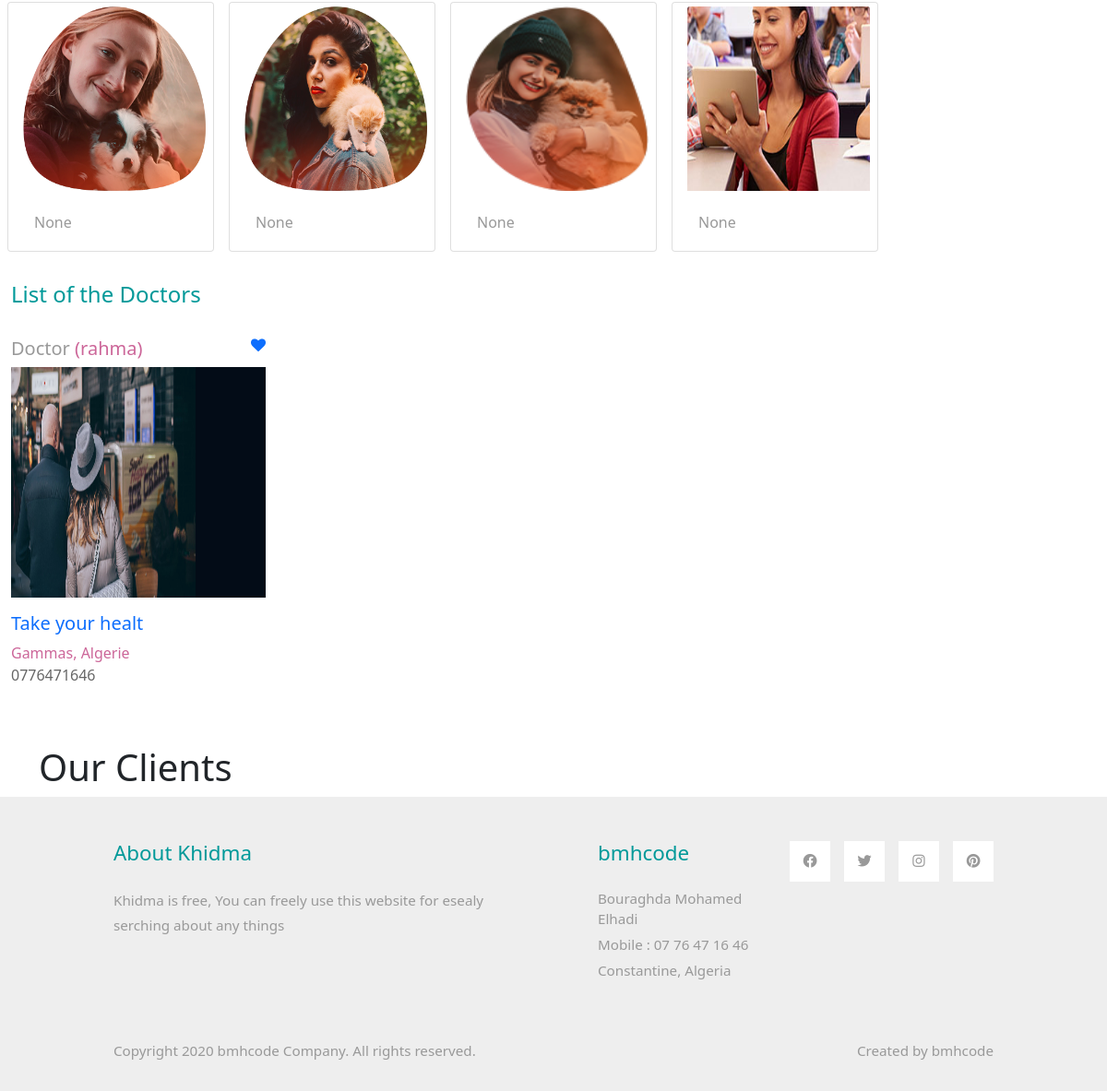
The app's page /benayache-m/ (lower part), older data.
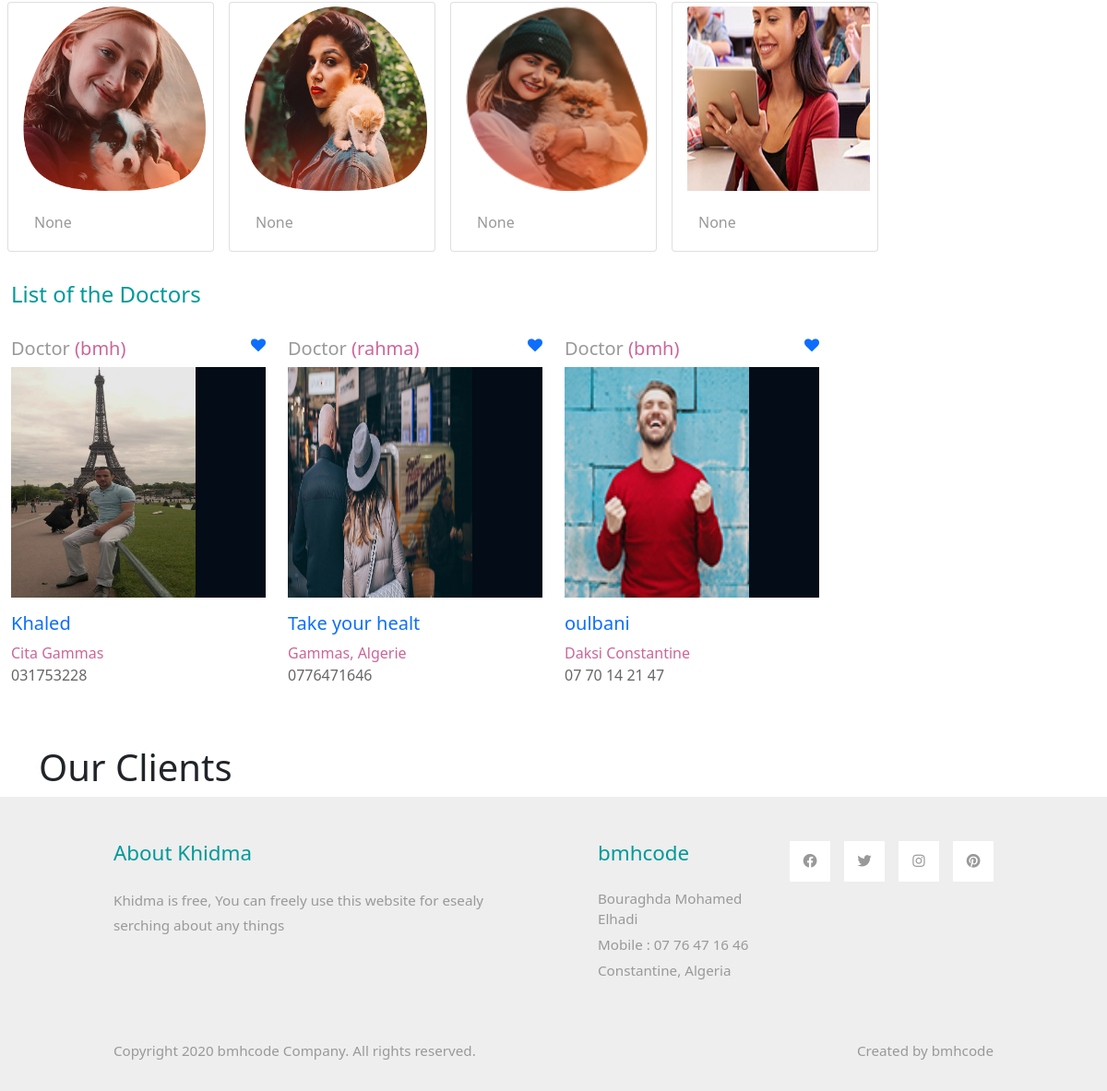
The same page, newer data.
### app/models.py (models this page shows, shortened)
class PostImages(models.Model):
    post  = models.ForeignKey(Post, on_delete=models.SET_NULL, null=True, related_name='post', verbose_name=_("post"))
    image = models.ImageField(upload_to='images of post/', default='default_image.jpg') #/%y/%m/%d')
    libellé = models.CharField(max_length=64, blank=True, null=True, verbose_name=_("libellé"))
    date = models.DateTimeField(auto_now_add=True)
    class Meta:
        verbose_name_plural = "Post images"

class Post(models.Model):
    user = models.ForeignKey(User, on_delete=models.SET_NULL, null=True, verbose_name=_("User"))
    category = models.ForeignKey(Category, on_delete=models.SET_NULL, null=True, related_name="category", verbose_name=_("Category"))
    title  = models.CharField(max_length=100, default='', help_text='Title of post', verbose_name = _("title"), unique=True)
    address = models.CharField(max_length=200, default='', help_text='Address of post', verbose_name = _("Address"))
    ville = models.IntegerField(choices = VILLE, verbose_name=_('Ville'))
    email = models.EmailField(max_length=255,blank=True, null=True,  default="", help_text='yourmail@gmail.com', verbose_name=_("Email address"))
    phone  = models.CharField(max_length=20, verbose_name = _("phone"))
    description = models.TextField(blank=True, null=True, default='', help_text='Informations about your post', verbose_name =_('Description')) #description = RichTextField(blank=True, null=True)
    slug  = models.SlugField(blank=True, null=True, unique=True, help_text = 'Unique value for post page URL, created from name.')
    image = models.ImageField(blank=True, upload_to='post images/', default='post.jpg',  verbose_name=_('Image')) #,default='media/placeholder.png')
    is_active = models.BooleanField(default=True, verbose_name=_("is active"))
    posted_at = models.DateTimeField(auto_now_add=True, verbose_name=_('Posted at')) #, default = timezone.now)
    updated_at = models.DateTimeField(auto_now=True, verbose_name=_('Updated at'))
    stars = models.IntegerField(default=0, verbose_name=_('Nomber of Stars'))
    stars_begin = models.DateTimeField(blank=True, null=True, verbose_name=_('Stars date'))
    stars_days = models.IntegerField( default=0, verbose_name=_('Stars days'))
    skills = models.CharField(max_length=100, default='', help_text='My skills', verbose_name = _("skills"))
    note  = models.CharField(max_length=1000, null=True,verbose_name = _("note"))
    class Meta:
        db_table = 'postes'
        ordering = ['title']
        verbose_name_plural = 'Posts'
    def get_absolute_url(self):
        return reverse("app:post-detail", kwargs = {"slug": self.slug})
    @property
    def imageURL(self):
        try:
            url = self.image.url
        except:
            url = ''
        return url

class Category(models.Model):
    name  = models.CharField(max_length=50, verbose_name=_("name"), default='', help_text='name of catygory')
    slug  = models.SlugField(blank=True, null=True, unique=True, help_text = 'Unique value for category page URL, created from name.')
    image = models.ImageField(upload_to='Category images/', blank=True, null=True, default='category.jpg')
    is_active = models.BooleanField(default=True)
    def __str__(self):
        return self.name
    class Meta:
        db_table = 'categories'
        ordering = ['name']
        verbose_name_plural= 'Categories'

### userauths/models.py (models this page shows, shortened)
class User(AbstractUser):
    username = models.CharField(max_length=100, unique=True, verbose_name=_('username'))
    email = models.EmailField(blank=True, null=True, verbose_name=_('email'))
    image = models.ImageField(blank=True, null=True, upload_to='users/', default='user.jpg', verbose_name=_('Image')) #,default='media/placeholder.png')
    bio = models.CharField(max_length=100, blank=True, verbose_name=_('bio'))
    USERNAME_FIELD = "username"
    def __str__(self):
        return self.username

### app/views.py (the view)
# urls.py: path('<slug:slug>/',PostDetail.as_view(), name="post-detail"),
class PostDetail(DetailView):
    model = Post
    def get_context_data(self, **kwargs):
        context = super().get_context_data(**kwargs)
        post = self.get_object()
        context['related_posts'] = Post.objects.filter(category=post.category).exclude(slug=post.slug)[:4]
        return context

### templates/app/post_detail.html (shortened to what this page needs)
{% extends "app/base.html" %}
{% load static %}
{% block body %}
<div class="container-fluid tm-container-content tm-mt-60">
        <div class="row mb-4">
                {% for img in post.post.all  %}
                    <div class="card m-2" style="width: 14rem;">
                        <img src="{{ img.image.url }}" style="height: 200px;" class="card-img-top m-1" alt="...">
                        <div class="card-body">
                            <p class="card-text">{{ img.libellé }}</p>
                        </div>
                    </div>
                {% endfor %}
        </div>
        <div class="row mb-4">
            <h4 class="col-12 tm-text-primary">List of the {{post.category}}s </h4>
        </div>
        <div class="row mb-3 tm-gallery">
            {% for post in related_posts  %}
                <div class="col-xl-3 col-lg-4 col-md-6 col-sm-6 col-12 mb-5">
                <div class="d-flex justify-content-between tm-text-gray">
                    <h5>{{ post.category }} <span class="tm-text-secondary">({{ post.user }})</span></h5>
                    <a class="fa fa-heart" href="{% url 'app:add-to-wishlist' %}?post_slug={{post.slug}}"></a>
                </div>
                <figure class="effect-ming tm-video-item">
                    <img src="{{ post.imageURL }}" alt="Image" class="img-fluid" style="height: 250px; width: 200px;">
                    <figcaption class="d-flex align-items-center justify-content-center">
                    </figcaption>
                </figure>
                <h5><a href="{{ post.get_absolute_url }}">{{ post.title }}</a></h5>
                <span class="tm-text-secondary">{{ post.address }}</span> <br>
                <div class="d-flex justify-content-between tm-text-gray">
                    <span class="tm-text-gray-dark">{{ post.phone }}</span>
                </div>
                            </div>
            {% empty %}
                <p> There is no more {{post.category}}s </p>
            {% endfor %}
        </div>
</div>
{% endblock body %}

### templates/app/base.html (shortened to what this page needs)
<!DOCTYPE html>
{% load static %}
<html lang="en">
<head>
    <link rel="stylesheet" href="{% static 'css/bootstrap.min.css' %}">
    <link rel="stylesheet" href="{% static 'fontawesome/css/all.min.css' %}">
    <link rel="stylesheet" href="{% static 'css/templatemo-style.css' %}">
    <link rel="stylesheet" href="https://cdnjs.cloudflare.com/ajax/libs/font-awesome/4.7.0/css/font-awesome.min.css">
</head>
<body>
    {% block body %}
    {% endblock body %}
    <div class="container">
        <h1>Our Clients</h1>
    </div>
    <footer class="tm-bg-gray pt-5 pb-3 tm-text-gray tm-footer">
        <div class="container-fluid tm-container-small">
            <div class="row">
                <div class="col-lg-6 col-md-12 col-12 px-5 mb-5">
                    <h3 class="tm-text-primary mb-4 tm-footer-title">About Khidma</h3>
                    <p>Khidma is free, You can freely use this website for esealy serching about any things</p>
                </div>
                <div class="col-lg-3 col-md-6 col-sm-6 col-12 px-5 mb-5">
                    <h3 class="tm-text-primary mb-4 tm-footer-title">bmhcode</h3>
                    <ul class="tm-footer-links pl-0">
                        <li>Bouraghda Mohamed Elhadi</li>
                        <li>Mobile : 07 76 47 16 46</li>
                        <li>Constantine, Algeria</li>
                    </ul>
                </div>
                <div class="col-lg-3 col-md-6 col-sm-6 col-12 px-5 mb-5">
                    <ul class="tm-social-links d-flex justify-content-end pl-0 mb-5">
                        <li class="mb-2"><a href="https://facebook.com"><i class="fab fa-facebook"></i></a></li>
                        <li class="mb-2"><a href="https://twitter.com"><i class="fab fa-twitter"></i></a></li>
                        <li class="mb-2"><a href="https://instagram.com"><i class="fab fa-instagram"></i></a></li>
                        <li class="mb-2"><a href="https://pinterest.com"><i class="fab fa-pinterest"></i></a></li>
                    </ul>
                </div>
            </div>
            <div class="row">
                <div class="col-lg-8 col-md-7 col-12 px-5 mb-3">
                    Copyright 2020 bmhcode Company. All rights reserved.
                </div>
                <div class="col-lg-4 col-md-5 col-12 px-5 text-right">
                    Created by <a href="https://bmhcode.com" class="tm-text-gray" rel="sponsored" target="_parent">bmhcode</a>
                </div>
            </div>
        </div>
    </footer>
</body>
</html>

### khidma/static/css/templatemo-style.css (style rules this page uses)
p { line-height: 1.8; }
a { text-decoration: none; transition: all 0.3s ease; }
.container-fluid { max-width: 1770px; }
.tm-container-small { max-width: 1050px; }
.tm-mt-60 { margin-top: 60px; }
.tm-text-primary { color: #009999; }
.tm-text-secondary { color: #CC6699; }
.tm-bg-gray { background-color: #EEEEEE; }
p, .tm-text-gray { color: #999; }
.tm-text-gray-dark { color: #666; }
.tm-video-item { position: relative; overflow: hidden; text-align: center; cursor: pointer; }
.tm-video-item img { position: relative; display: block; min-height: 100%; max-width: 100%; opacity: 0.8; }
.tm-video-item figcaption { padding: 2em; color: #fff; text-transform: uppercase; font-size: 1.25em; -webkit-backface-visibility: hidden; backface-visibility: hidden; }
.tm-video-item figcaption::before, .tm-video-item figcaption::after { pointer-events: none; }
.tm-video-item figcaption, .tm-video-item figcaption > a { position: absolute; top: 0; left: 0; width: 100%; height: 100%; }
figure.effect-ming { background: #030c17; }
figure.effect-ming img { opacity: 0.9; -webkit-transition: opacity 0.35s; transition: opacity 0.35s; }
figure.effect-ming figcaption::before { position: absolute; top: 30px; right: 30px; bottom: 30px; left: 30px; border: 2px solid #fff; box-shadow: 0 0 0 30px rgba(255,255,255,0.2); content: ''; opacity: 0; -webkit-transition: opacity 0.35s, -webkit-transform 0.35s; transition: opacity 0.35s, transform 0.35s; -webkit-transform: scale3d(1.4,1.4,1); transform: scale3d(1.4,1.4,1); }
.tm-footer-links li { list-style: none; margin-bottom: 5px; }
.tm-social-links li { list-style: none; margin-right: 15px; }
.tm-social-links li:last-child { margin-right: 0; }
.tm-social-links li a { color: #999999; width: 44px; height: 44px; display: flex; background-color: #fff; align-items: center; justify-content: center; }
.tm-footer { font-size: 0.95rem; }
.tm-footer-title { font-size: 1.4rem; }

Row changes from the older to the newer data that the page shows:
added Post: category "Doctor", user "bmh", imageURL (picture), title "Khaled", address "Cita Gammas", phone "031753228"
added Post: category "Doctor", user "bmh", imageURL (picture), title "oulbani", address "Daksi Constantine", phone "07 70 14 21 47"
